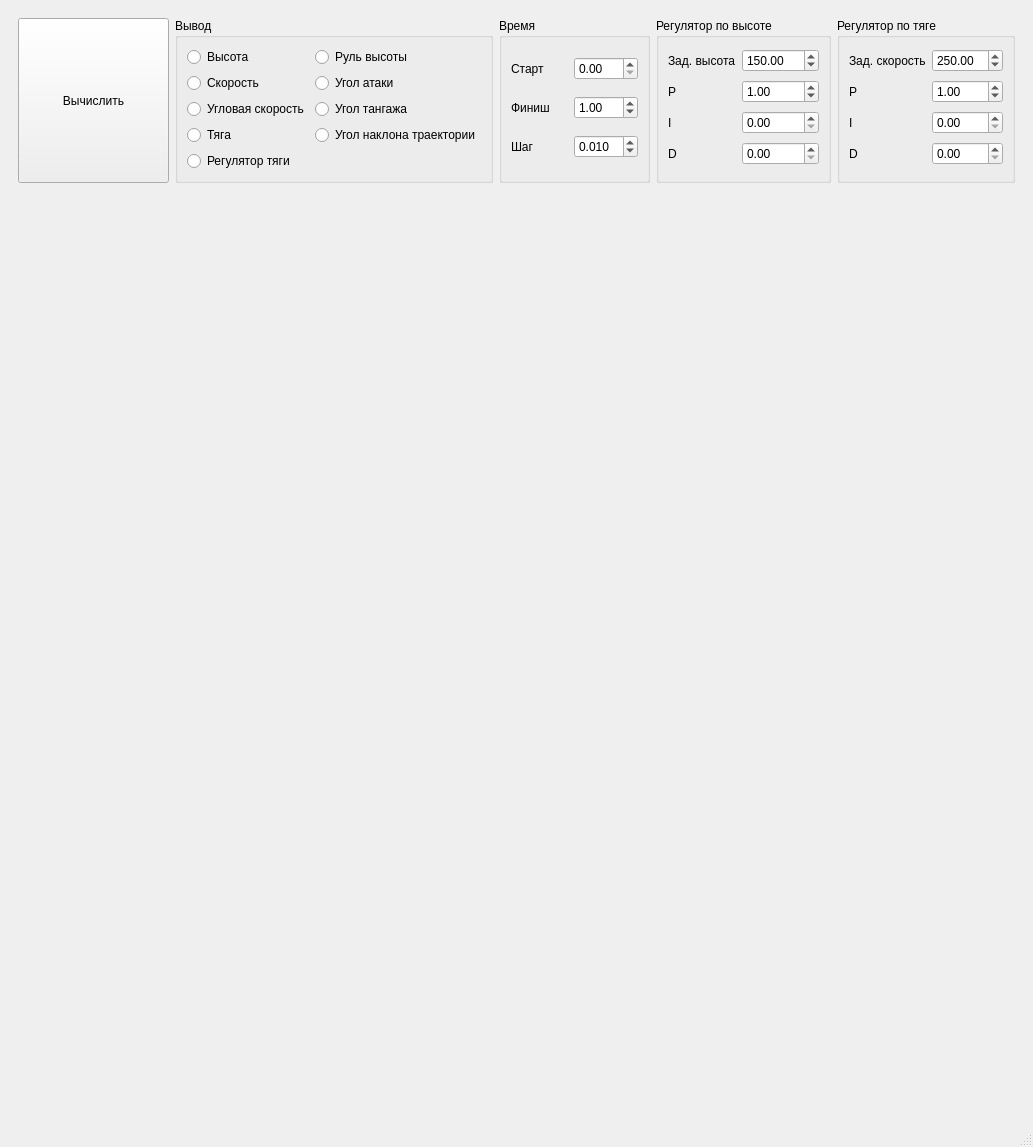
<?xml version="1.0" encoding="UTF-8"?>
<ui version="4.0">
 <class>MainWindow</class>
 <widget class="QMainWindow" name="MainWindow">
  <property name="geometry">
   <rect>
    <x>0</x>
    <y>0</y>
    <width>1033</width>
    <height>1147</height>
   </rect>
  </property>
  <property name="windowTitle">
   <string>MainWindow</string>
  </property>
  <widget class="QWidget" name="centralwidget">
   <layout class="QVBoxLayout" name="verticalLayout_5">
    <item>
     <layout class="QVBoxLayout" name="verticalLayout_4" stretch="0,20">
      <property name="spacing">
       <number>1</number>
      </property>
      <item>
       <layout class="QVBoxLayout" name="verticalLayout_2" stretch="0">
        <property name="spacing">
         <number>1</number>
        </property>
        <property name="sizeConstraint">
         <enum>QLayout::SetDefaultConstraint</enum>
        </property>
        <item>
         <layout class="QHBoxLayout" name="horizontalLayout_2" stretch="0">
          <property name="spacing">
           <number>1</number>
          </property>
          <item>
           <widget class="QWidget" name="widget_10" native="true">
            <layout class="QHBoxLayout" name="horizontalLayout">
             <item>
              <widget class="QPushButton" name="pushButton">
               <property name="sizePolicy">
                <sizepolicy hsizetype="Preferred" vsizetype="Preferred">
                 <horstretch>0</horstretch>
                 <verstretch>0</verstretch>
                </sizepolicy>
               </property>
               <property name="text">
                <string>Вычислить</string>
               </property>
              </widget>
             </item>
             <item>
              <widget class="QGroupBox" name="groupBox_2">
               <property name="title">
                <string>Вывод</string>
               </property>
               <layout class="QGridLayout" name="gridLayout">
                <item row="1" column="0">
                 <widget class="QRadioButton" name="velocity">
                  <property name="text">
                   <string>Скорость</string>
                  </property>
                 </widget>
                </item>
                <item row="0" column="0">
                 <widget class="QRadioButton" name="height">
                  <property name="text">
                   <string>Высота</string>
                  </property>
                 </widget>
                </item>
                <item row="2" column="1">
                 <widget class="QRadioButton" name="tangazh">
                  <property name="text">
                   <string>Угол тангажа</string>
                  </property>
                 </widget>
                </item>
                <item row="3" column="1">
                 <widget class="QRadioButton" name="trajectoryAngle">
                  <property name="text">
                   <string>Угол наклона траектории</string>
                  </property>
                 </widget>
                </item>
                <item row="3" column="0">
                 <widget class="QRadioButton" name="tyaga">
                  <property name="text">
                   <string>Тяга</string>
                  </property>
                 </widget>
                </item>
                <item row="2" column="0">
                 <widget class="QRadioButton" name="angleVelocity">
                  <property name="text">
                   <string>Угловая скорость</string>
                  </property>
                 </widget>
                </item>
                <item row="1" column="1">
                 <widget class="QRadioButton" name="atackAngle">
                  <property name="text">
                   <string>Угол атаки</string>
                  </property>
                 </widget>
                </item>
                <item row="4" column="0">
                 <widget class="QRadioButton" name="dp">
                  <property name="text">
                   <string>Регулятор тяги</string>
                  </property>
                 </widget>
                </item>
                <item row="0" column="1">
                 <widget class="QRadioButton" name="heightControl">
                  <property name="text">
                   <string>Руль высоты</string>
                  </property>
                 </widget>
                </item>
               </layout>
              </widget>
             </item>
             <item>
              <widget class="QGroupBox" name="groupBox_4">
               <property name="title">
                <string>Время</string>
               </property>
               <layout class="QGridLayout" name="gridLayout_3">
                <item row="1" column="0">
                 <widget class="QLabel" name="label_5">
                  <property name="text">
                   <string>Финиш</string>
                  </property>
                 </widget>
                </item>
                <item row="0" column="1">
                 <widget class="QDoubleSpinBox" name="start_spinbox"/>
                </item>
                <item row="2" column="1">
                 <widget class="QDoubleSpinBox" name="step_spinbox">
                  <property name="decimals">
                   <number>3</number>
                  </property>
                  <property name="maximum">
                   <double>10.000000000000000</double>
                  </property>
                  <property name="singleStep">
                   <double>0.001000000000000</double>
                  </property>
                  <property name="value">
                   <double>0.010000000000000</double>
                  </property>
                 </widget>
                </item>
                <item row="0" column="0">
                 <widget class="QLabel" name="label_4">
                  <property name="text">
                   <string>Старт</string>
                  </property>
                 </widget>
                </item>
                <item row="1" column="1">
                 <widget class="QDoubleSpinBox" name="end_spinbox">
                  <property name="singleStep">
                   <double>0.500000000000000</double>
                  </property>
                  <property name="value">
                   <double>1.000000000000000</double>
                  </property>
                 </widget>
                </item>
                <item row="2" column="0">
                 <widget class="QLabel" name="label_6">
                  <property name="text">
                   <string>Шаг</string>
                  </property>
                 </widget>
                </item>
               </layout>
              </widget>
             </item>
             <item>
              <widget class="QGroupBox" name="groupBox_3">
               <property name="title">
                <string>Регулятор по высоте</string>
               </property>
               <layout class="QGridLayout" name="gridLayout_2">
                <item row="2" column="1">
                 <widget class="QDoubleSpinBox" name="I_spinbox">
                  <property name="singleStep">
                   <double>0.020000000000000</double>
                  </property>
                 </widget>
                </item>
                <item row="1" column="0">
                 <widget class="QLabel" name="label">
                  <property name="text">
                   <string>P</string>
                  </property>
                 </widget>
                </item>
                <item row="1" column="1">
                 <widget class="QDoubleSpinBox" name="P_spinbox">
                  <property name="singleStep">
                   <double>0.020000000000000</double>
                  </property>
                  <property name="value">
                   <double>1.000000000000000</double>
                  </property>
                 </widget>
                </item>
                <item row="3" column="1">
                 <widget class="QDoubleSpinBox" name="D_spinbox">
                  <property name="singleStep">
                   <double>0.020000000000000</double>
                  </property>
                 </widget>
                </item>
                <item row="2" column="0">
                 <widget class="QLabel" name="label_2">
                  <property name="text">
                   <string>I</string>
                  </property>
                 </widget>
                </item>
                <item row="3" column="0">
                 <widget class="QLabel" name="label_3">
                  <property name="text">
                   <string>D</string>
                  </property>
                 </widget>
                </item>
                <item row="0" column="0">
                 <widget class="QLabel" name="label_10">
                  <property name="text">
                   <string>Зад. высота</string>
                  </property>
                 </widget>
                </item>
                <item row="0" column="1">
                 <widget class="QDoubleSpinBox" name="setH_spinbox">
                  <property name="maximum">
                   <double>10000.000000000000000</double>
                  </property>
                  <property name="value">
                   <double>150.000000000000000</double>
                  </property>
                 </widget>
                </item>
               </layout>
              </widget>
             </item>
             <item>
              <widget class="QGroupBox" name="groupBox_5">
               <property name="title">
                <string>Регулятор по тяге</string>
               </property>
               <layout class="QGridLayout" name="gridLayout_4">
                <item row="3" column="1">
                 <widget class="QDoubleSpinBox" name="DSpinBox">
                  <property name="singleStep">
                   <double>0.020000000000000</double>
                  </property>
                 </widget>
                </item>
                <item row="2" column="1">
                 <widget class="QDoubleSpinBox" name="ISpinBox">
                  <property name="singleStep">
                   <double>0.020000000000000</double>
                  </property>
                 </widget>
                </item>
                <item row="3" column="0">
                 <widget class="QLabel" name="label_9">
                  <property name="text">
                   <string>D</string>
                  </property>
                 </widget>
                </item>
                <item row="1" column="1">
                 <widget class="QDoubleSpinBox" name="PSpinBox">
                  <property name="singleStep">
                   <double>0.020000000000000</double>
                  </property>
                  <property name="value">
                   <double>1.000000000000000</double>
                  </property>
                 </widget>
                </item>
                <item row="1" column="0">
                 <widget class="QLabel" name="label_7">
                  <property name="text">
                   <string>P</string>
                  </property>
                 </widget>
                </item>
                <item row="2" column="0">
                 <widget class="QLabel" name="label_8">
                  <property name="text">
                   <string>I</string>
                  </property>
                 </widget>
                </item>
                <item row="0" column="0">
                 <widget class="QLabel" name="label_11">
                  <property name="text">
                   <string>Зад. скорость</string>
                  </property>
                 </widget>
                </item>
                <item row="0" column="1">
                 <widget class="QDoubleSpinBox" name="setV_spinbox">
                  <property name="maximum">
                   <double>1000.000000000000000</double>
                  </property>
                  <property name="value">
                   <double>250.000000000000000</double>
                  </property>
                 </widget>
                </item>
               </layout>
              </widget>
             </item>
            </layout>
           </widget>
          </item>
         </layout>
        </item>
       </layout>
      </item>
      <item>
       <layout class="QHBoxLayout" name="horizontalLayout_3" stretch="0">
        <property name="spacing">
         <number>1</number>
        </property>
        <item>
         <layout class="QVBoxLayout" name="verticalLayout_3" stretch="0">
          <property name="spacing">
           <number>1</number>
          </property>
          <item>
           <widget class="QCustomPlot" name="widget" native="true"/>
          </item>
         </layout>
        </item>
       </layout>
      </item>
     </layout>
    </item>
   </layout>
  </widget>
  <widget class="QMenuBar" name="menubar">
   <property name="geometry">
    <rect>
     <x>0</x>
     <y>0</y>
     <width>1033</width>
     <height>26</height>
    </rect>
   </property>
  </widget>
  <widget class="QStatusBar" name="statusbar"/>
 </widget>
 <customwidgets>
  <customwidget>
   <class>QCustomPlot</class>
   <extends>QWidget</extends>
   <header>qcustomplot.h</header>
   <container>1</container>
  </customwidget>
 </customwidgets>
 <resources/>
 <connections/>
</ui>
